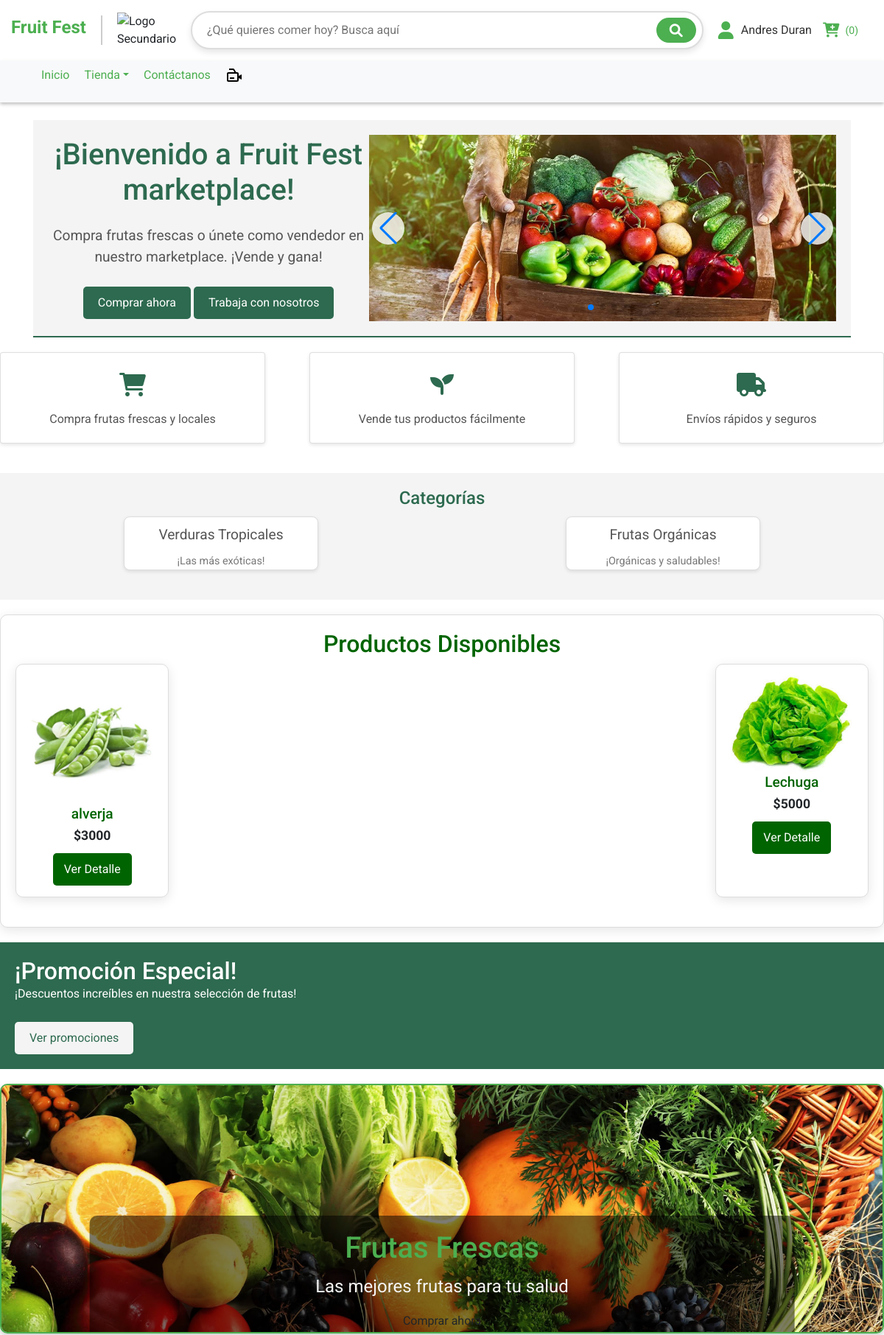
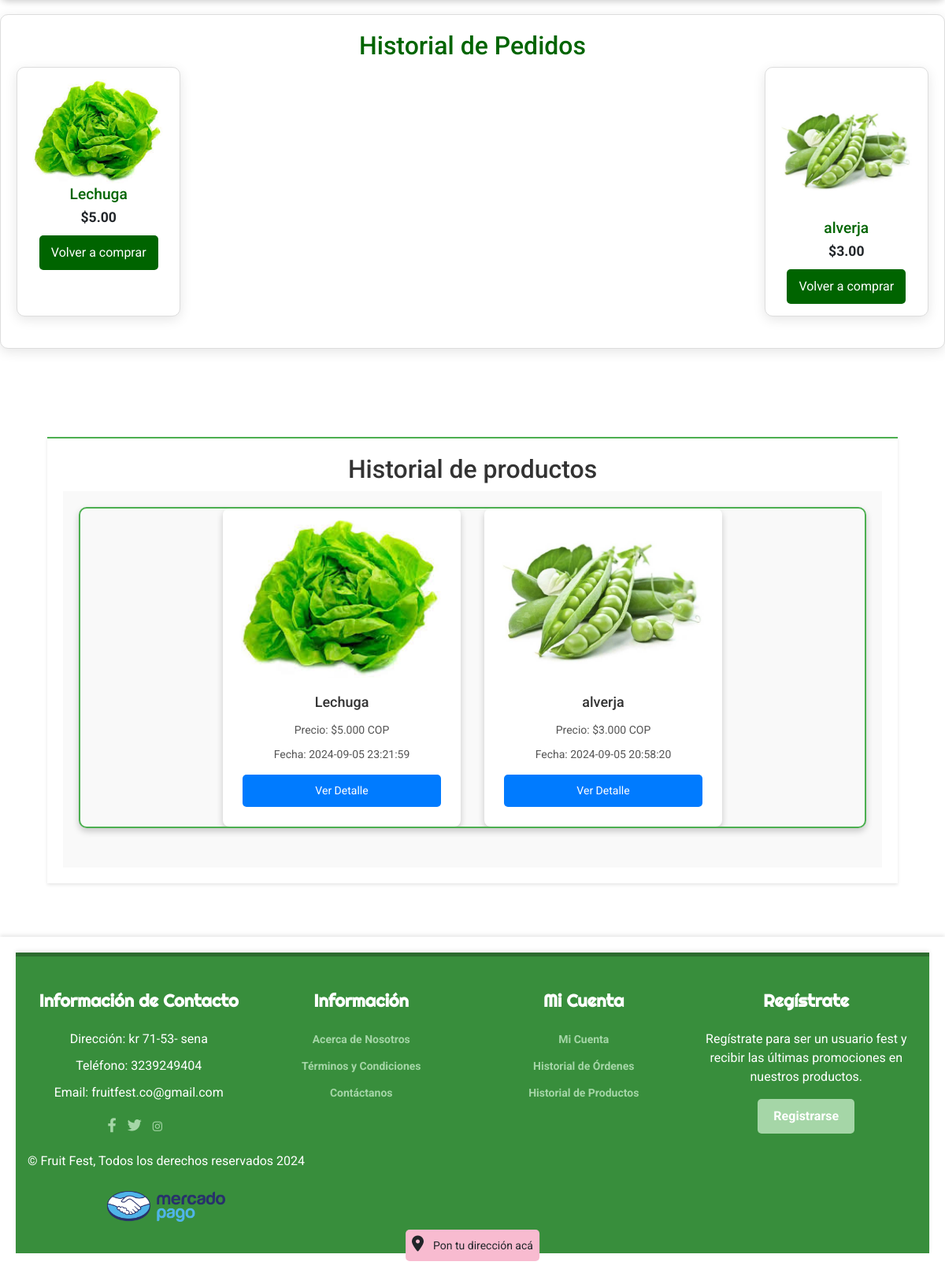
The page / (signed in) on the database its author committed (2 pictures, top to bottom).
### tables this page shows
CREATE TABLE `productos` (
  `id` int(11) NOT NULL,
  `nombre` varchar(255) NOT NULL,
  `descripcion` text DEFAULT NULL,
  `num_calificaciones` int(11) DEFAULT 0,
  `calificacion_promedio` decimal(3,2) DEFAULT 0.00,
  `precio` decimal(10,2) NOT NULL,
  `imagen` varchar(255) DEFAULT NULL,
  `categoria` varchar(1000) NOT NULL,
  `is_featured` tinyint(1) DEFAULT 0,
  `destacado` tinyint(1) DEFAULT 0,
  `ventas` int(11) DEFAULT 0,
  `stock` int(11) DEFAULT 0,
  `id_vendedor` int(11) NOT NULL
);

CREATE TABLE `historial_productos` (
  `id` int(11) NOT NULL,
  `id_usuario` int(11) NOT NULL,
  `id_producto` int(11) NOT NULL,
  `fecha_visto` timestamp NOT NULL DEFAULT current_timestamp()
);

### procesos/index.php (called while the page is built, shortened)
<?php
include 'conexion.php';
if (isset($_SESSION['id'])) {
    $user_id = $_SESSION['id'];
    $historialSql = "SELECT p.id, p.nombre, p.precio, p.imagen, hp.fecha_visto
                     FROM historial_productos hp
                     JOIN productos p ON hp.id_producto = p.id
                     WHERE hp.id_usuario = ?
                     ORDER BY hp.fecha_visto DESC";
    $historialStmt = $connection->prepare($historialSql);
    $historialStmt->bind_param("i", $user_id);
    $historialStmt->execute();
    $historialResult = $historialStmt->get_result();
    $historialPedidos = $historialResult->fetch_all(MYSQLI_ASSOC);
    $historialPedidos = array_map("unserialize", array_unique(array_map("serialize", $historialPedidos)));
} else {
    $historialPedidos = [];
}
$productosSql = "SELECT id, nombre, precio, imagen
                 FROM productos
                 LIMIT 5";
$productosStmt = $connection->prepare($productosSql);
$productosStmt->execute();
$productosResult = $productosStmt->get_result();
$productosNuevos = $productosResult->fetch_all(MYSQLI_ASSOC);
?>

### index.php (the view, shortened to what this page needs)
<?php include 'procesos/index.php'; ?>
<!DOCTYPE html>
<html lang="es">
<head>
    <link rel="stylesheet" href="css/incio1.css">
    <link rel="stylesheet" href="https://cdn.jsdelivr.net/npm/slick-carousel@1.8.1/slick/slick.css"/>
    <link rel="stylesheet" href="https://cdn.jsdelivr.net/npm/slick-carousel@1.8.1/slick/slick-theme.css"/>
    <link rel="stylesheet" href="https://cdnjs.cloudflare.com/ajax/libs/font-awesome/6.0.0-beta3/css/all.min.css">
    <link rel="stylesheet" href="https://cdnjs.cloudflare.com/ajax/libs/slick-carousel/1.8.1/slick.min.css">
    <link rel="stylesheet" href="https://cdnjs.cloudflare.com/ajax/libs/slick-carousel/1.8.1/slick-theme.min.css">
    <link rel="stylesheet" href="https://unpkg.com/swiper/swiper-bundle.min.css">
</head>
    <header>
    <?php include 'Estructura/header.php'; ?>
    </header>
<body>
<br>
    <div class="container">
    <div class="promo-container">
        <div class="promo-text">
            <h1>¡Bienvenido a Fruit Fest marketplace!</h1>
            <br>
            <p>Compra frutas frescas o únete como vendedor en nuestro marketplace. ¡Vende y gana!</p>
            <a href="productos" class="buy-now-button">Comprar ahora</a>
            <a href="vendedores/" class="buy-now-button">Trabaja con nosotros</a>
        </div>
        <div class="promo-image swiper-container">
            <div class="swiper-wrapper">
                <div class="swiper-slide">
                    <img src="imagenes/promociones.jpg" alt="Promoción 1">
                </div>
            </div>
            <div class="swiper-button-next"></div>
            <div class="swiper-button-prev"></div>
            <div class="swiper-pagination"></div>
        </div>
    </div>
</div>
<div class="card-container">
    <div class="card">
        <div class="card-icon"><i class="fas fa-cart-shopping"></i></div>
        <div class="card-text">Compra frutas frescas y locales</div>
    </div>
    <div class="card">
        <div class="card-icon"><i class="fas fa-seedling"></i></div>
        <div class="card-text">Vende tus productos fácilmente</div>
    </div>
    <div class="card">
        <div class="card-icon"><i class="fas fa-truck"></i></div>
        <div class="card-text">Envíos rápidos y seguros</div>
    </div>
</div>
        <div class="category-container">
            <h2 class="category-title">Categorías</h2>
            <div class="category-cards">
                <a href="productos?categoria=Verduras" class="category-card">
                    <div class="category-text">Verduras Tropicales</div>
                    <div class="category-subtext">¡Las más exóticas!</div>
                </a>
                <a href="productos?categoria=Frutas" class="category-card">
                    <div class="category-text">Frutas Orgánicas</div>
                    <div class="category-subtext">¡Orgánicas y saludables!</div>
                </a>
            </div>
        </div>
        <div class="product-cards-container">
    <h2>Productos Disponibles</h2>
    <div class="product-cards">
        <?php if (!empty($productosNuevos)): ?>
            <?php foreach ($productosNuevos as $producto): ?>
                <div class="product-card">
                    <div class="product-image">
                        <img src="uploads/<?php echo htmlspecialchars($producto['imagen']); ?>" alt="<?php echo htmlspecialchars($producto['nombre']); ?>">
                    </div>
                    <div class="product-info">
                        <h3 class="product-name"><?php echo htmlspecialchars($producto['nombre']); ?></h3>
                        <p class="product-price">$<?php echo htmlspecialchars($producto['precio'] * 1000.); ?></p>
                    </div>
                    <a href="producto_detalle.php?id=<?php echo $producto['id']; ?>" class="buy-button">Ver Detalle</a>
                </div>
            <?php endforeach; ?>
        <?php else: ?>
            <p>No hay productos para mostrar.</p>
        <?php endif; ?>
    </div>
</div>
        <div class="promotion-container">
            <div class="promotion-text">
                <h1>¡Promoción Especial!</h1>
                <p>¡Descuentos increíbles en nuestra selección de frutas!</p>
                <a href="productos" class="promotion-button">Ver promociones</a>
            </div>
        </div>
        <div class="slider">
            <div class="slides">
                <div class="slide">
                    <img src="imagenes/slide1.jpg" alt="Slide 1">
                    <div class="caption">
                        <h2>Frutas Frescas</h2>
                        <p>Las mejores frutas para tu salud</p>
                        <a href="productos" class="btn">Comprar ahora</a>
                    </div>
                </div>
            </div>
        </div>
    <div class="product-cards-container">
    <h2>Historial de Pedidos</h2>
    <div class="product-cards">
        <?php if (!empty($historialPedidos)): ?>
            <?php foreach ($historialPedidos as $producto): ?>
                <div class="product-card">
                    <div class="product-image">
                    <img src="uploads/<?php echo htmlspecialchars($producto['imagen']); ?>" alt="<?php echo htmlspecialchars($producto['nombre']); ?>">
                    </div>
                    <div class="product-info">
                        <h3 class="product-name"><?php echo htmlspecialchars($producto['nombre']); ?></h3>
                        <p class="product-price">$<?php echo htmlspecialchars($producto['precio']); ?></p>
                    </div>
                    <a href="producto_detalle.php?id=<?php echo $producto['id']; ?>" class="buy-button">Volver a comprar</a>
                </div>
            <?php endforeach; ?>
        <?php else: ?>
            <p>No tienes historial de pedidos.</p>
        <?php endif; ?>
    </div>
</div>
<br><br><br>
<div class="seccion-historial">
    <h2>Historial de productos</h2>
    <div class="historial">
        <?php if (isset($_SESSION['id'])): ?>
            <?php if (!empty($historialPedidos)): ?>
                <div id="historial-slider" class="slider">
                    <?php foreach ($historialPedidos as $pedido): ?>
                        <div class="tarjeta">
                            <img src="uploads/<?php echo htmlspecialchars($pedido['imagen']); ?>" alt="<?php echo htmlspecialchars($pedido['nombre']); ?>">
                            <div class="contenido">
                                <h3><?php echo htmlspecialchars($pedido['nombre']); ?></h3>
                                <?php
                                $precio = floatval($pedido['precio']);
                                $precio_multiplicado = $precio * 1000;
                                $precio_formateado = number_format($precio_multiplicado, 0, ',', '.');
                                ?>
                                <p>Precio: <?php echo "$" . $precio_formateado; ?> COP</p>
                                <p>Fecha: <?php echo htmlspecialchars($pedido['fecha_visto']); ?></p>
                                <a href="producto_detalle?id=<?php echo htmlspecialchars($pedido['id']); ?>" class="boton-detalle">Ver Detalle</a>
                            </div>
                        </div>
                    <?php endforeach; ?>
                </div>
            <?php else: ?>
                <p>No tienes historial de productos.</p>
            <?php endif; ?>
        <?php else: ?>
            <p>Inicia sesión para ver tu historial de productos.</p>
            <a href="login" class="button">Iniciar sesión</a>
        <?php endif; ?>
    </div>
</div>
<br><br>
    <footer>
      <?php include 'Estructura/footer.php'; ?>
    </footer>
</body>
</html>

### css/header.css (style rules this page uses)
* { margin: 0; padding: 0; box-sizing: border-box; }
body { font-family: 'Poppins', sans-serif; background-color: #f8f9fa; }
header { background-color: #ffffff; box-shadow: 0 2px 5px rgba(0,0,0,0.1); }
footer { background-color: #ffffff; box-shadow: 0 -2px 5px rgba(0,0,0,0.1); padding: 20px; text-align: center; }

### css/footer.css (style rules this page uses)
body { font-family: 'Roboto', sans-serif; }

### rows shown on the page
productos: imagen (picture), nombre "alverja", $producto['precio']*1000. "3000"
productos: imagen (picture), nombre "Lechuga", $producto['precio']*1000. "5000"
historial_productos: id_producto.imagen (picture), id_producto.nombre "Lechuga", id_producto.precio "5.00", id_producto.precio "5.000", fecha_visto "2024-09-05 23:21:59"
historial_productos: id_producto.imagen (picture), id_producto.nombre "alverja", id_producto.precio "3.00", id_producto.precio "3.000", fecha_visto "2024-09-05 20:58:20"

### other values the page prints
$nombre_usuario "Andres Duran"
$num_productos_carrito "0"
